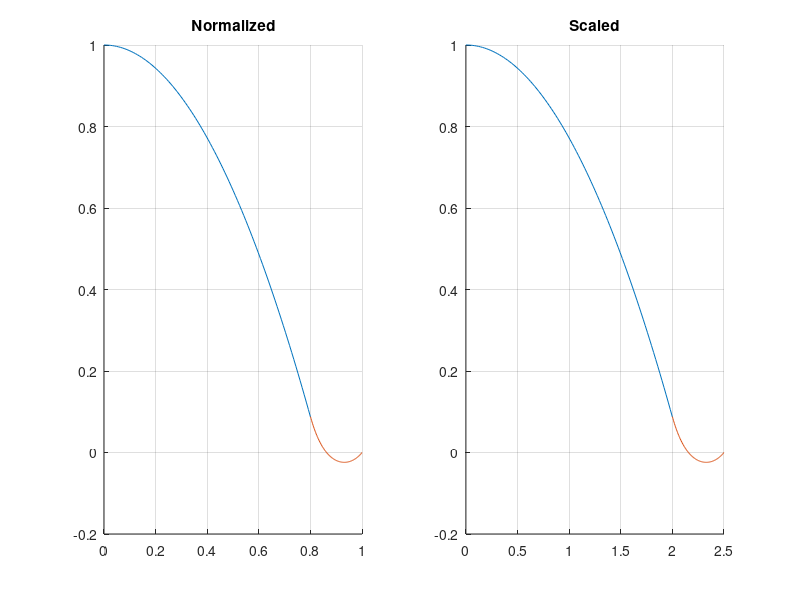

Write MATLAB code to recreate this figure.
close all
clear
clc

%% Normalized (subscript n)

H_i = 1*10^(-6)*5;
H_0 = H_i*0.4;
a = H_0/H_i; % Scaling factor

epsilon_true = 1*10^(-6); % Thickness of EGL layer (metres)
epsilon = epsilon_true / H_i; % [Non-dimensional] thickness of EGL layer

K = 9.9e9; % Hydraulic resistivity (Pascal second per metres squared)

mu_f = 10^(-3); % Plasma dynamic viscosity (Pascal second)
phi_f = 0.99; % Fluid phase fraction
phi_s = 1 - phi_f; % Solud fraction
phi = phi_s/phi_f;
chi = (K*(H_i^2))/(phi_f*mu_f); % [Non-dimensional] Darcy permeability
x_n = 1;

% Non-mimesionalised with respect to the radius of the given vessel


% [Non-dimensional] radius of lumen to the total radius
h_n = 1 - epsilon;

Q1 = h_n;
Q2 = h_n*chi.*exp(-sqrt(chi));
Q3 = sqrt(chi).*exp(-sqrt(chi)*h_n);

Q = repelem(Q1, length(chi)) ./ (Q2 + Q3);


T1 = Q.*exp(-sqrt(chi)*h_n);
T2 = (h_n*sqrt(chi)/2) + (repelem(phi_f, length(chi))./(h_n*sqrt(chi)));
T3 = repelem(phi_f, length(chi))./chi;
T4 = phi_f*Q.*exp(-sqrt(chi)*h_n);

T = (T1 .* T2) - T3 + T4;


R1 = exp(sqrt(chi)*h_n);
R2 = (sqrt(chi)*h_n).*exp(sqrt(chi));
R3 = exp(-sqrt(chi)*h_n);
R4 = (sqrt(chi)*h_n).*exp(-sqrt(chi));

R = (R1 - R2)./(R3 + R4);


S1 = T2;
S2 = R1 - (R .* R3);
S3 = phi_f * (R1 + (R .* R3));

S = S1 .* S2 - S3;


aBcs1 = (S.*sqrt(chi)).^(-1);
aBcs2 = R .* (exp(-sqrt(chi)) - exp(-sqrt(chi)*h_n)) - exp(sqrt(chi))...
    + exp(sqrt(chi)*h_n);
aBcs3 = (1-h_n)./(S*sqrt(chi) .* h_n);
aBcs4 = -S2;
aBcs5 = (1-h_n)/chi;
aBcs6 = sqrt(chi).^(-1);
aBcs7 = (T./S).*(exp(sqrt(chi)) - exp(sqrt(chi)*h_n));
aBcs8 = ((R.*T)./S + Q).*(exp(-sqrt(chi)) - exp(-sqrt(chi)*h_n));
aBcs9 = (1-h_n)./(sqrt(chi)*h_n);
aBcs10 = (T./S).*exp(sqrt(chi)*h_n);
aBcs11 = ((R.*T)./S + Q).*exp(-sqrt(chi)*h_n);

aBcs = (aBcs1.*aBcs2 -aBcs3.*aBcs4)...
    .*((aBcs5 - aBcs6 .* ( aBcs7  - aBcs8)...
    + aBcs9 .* (aBcs10 - aBcs11)).^(-1));


A1 = repelem(sqrt(chi), length(h_n))./h_n;
A2 = (T.*exp(sqrt(chi)*h_n))./S;
A3 = exp(-sqrt(chi)*h_n).*((R .* T) ./ S + Q);
A4 = -S2./S;

A = A1.*(aBcs .* (A2 - A3) + A4);

D2 = (aBcs.*T - 1)./S;
D1 = R.*D2 + aBcs .* Q;


E1 = sqrt(chi)*(phi + 1);
E2 = D2 .* exp(sqrt(chi)*h_n);
E3 = D1 .* exp(-sqrt(chi)*h_n);
E4 = A.*h_n*(phi+ 1);

E = E1.*(E2 - E3)-E4;


M1 = D1 .* exp(-sqrt(chi));
M2 = D2 .* exp(sqrt(chi));
M3 = A*(phi+1)/2;

M = M1 + M2 - M3 - 1;

velocity_lumen_n = @(x) 0.5*(A*x.^2)+1;
velocity_EGL_n = @(x) D1*exp(-sqrt(chi)*x) + D2*exp(sqrt(chi)*x)-...
    ((A+aBcs)/chi);

x_lumen_n = linspace(0, h_n, 100);
x_EGL_n = linspace(h_n, x_n, 100);

disp(sprintf('Lumen, Normalized result (x = %.2f): %.2f', x_n, velocity_lumen_n(x_n)))
disp(sprintf('EGL, Normalized result (x = %.2f): %.2f', (h_n+x_n)/2, velocity_EGL_n((h_n+x_n)/2)))
subplot(1,2,1)
hold on
plot(x_lumen_n, velocity_lumen_n(x_lumen_n))
plot(x_EGL_n, velocity_EGL_n(x_EGL_n))
yl = ylim;
% plot([h_n, h_n], [yl(1), yl(2)], 'r--', 'linewidth', 1.5)
title('Normalized')
grid on
hold off

%% Scaled (subscript s)

x_s = x_n/a;
h_s = h_n/a;
A_s = (a^2)*A;

velocity_lumen_s = @(x) 0.5*(A_s*x.^2)+1;

velocity_EGL_s = @(x) (D1*(exp(-sqrt(chi)*x*(a-1))))*...
    exp(-sqrt(chi)*x) + ...
    (D2*exp(sqrt(chi)*x*(a-1)))*exp(sqrt(chi)*x) - ...
    (A+aBcs)/chi;

x_lumen_s = linspace(0, h_s,100);
x_EGL_s = linspace(h_s, x_s,100);

for i = 1:length(x_EGL_s)
    velocity_EGL_s_values(i) = velocity_EGL_s(x_EGL_s(i));
end

disp(sprintf('Lumen, Scaled result (x'' = %.2f): %.2f', x_s, velocity_lumen_s(x_s)))
disp(sprintf('EGL, Scaled result (x = %.2f): %.2f', (h_s+x_s)/2, velocity_EGL_s((h_s+x_s)/2)))
subplot(1,2,2)
hold on
plot(x_lumen_s, velocity_lumen_s(x_lumen_s))
plot(x_EGL_s, velocity_EGL_s_values)
xl = xlim;
yl = ylim;

% plot([h_s, h_s], [yl(1), yl(2)], 'r--', 'linewidth', 1.5)

hold off
grid on
title('Scaled')


